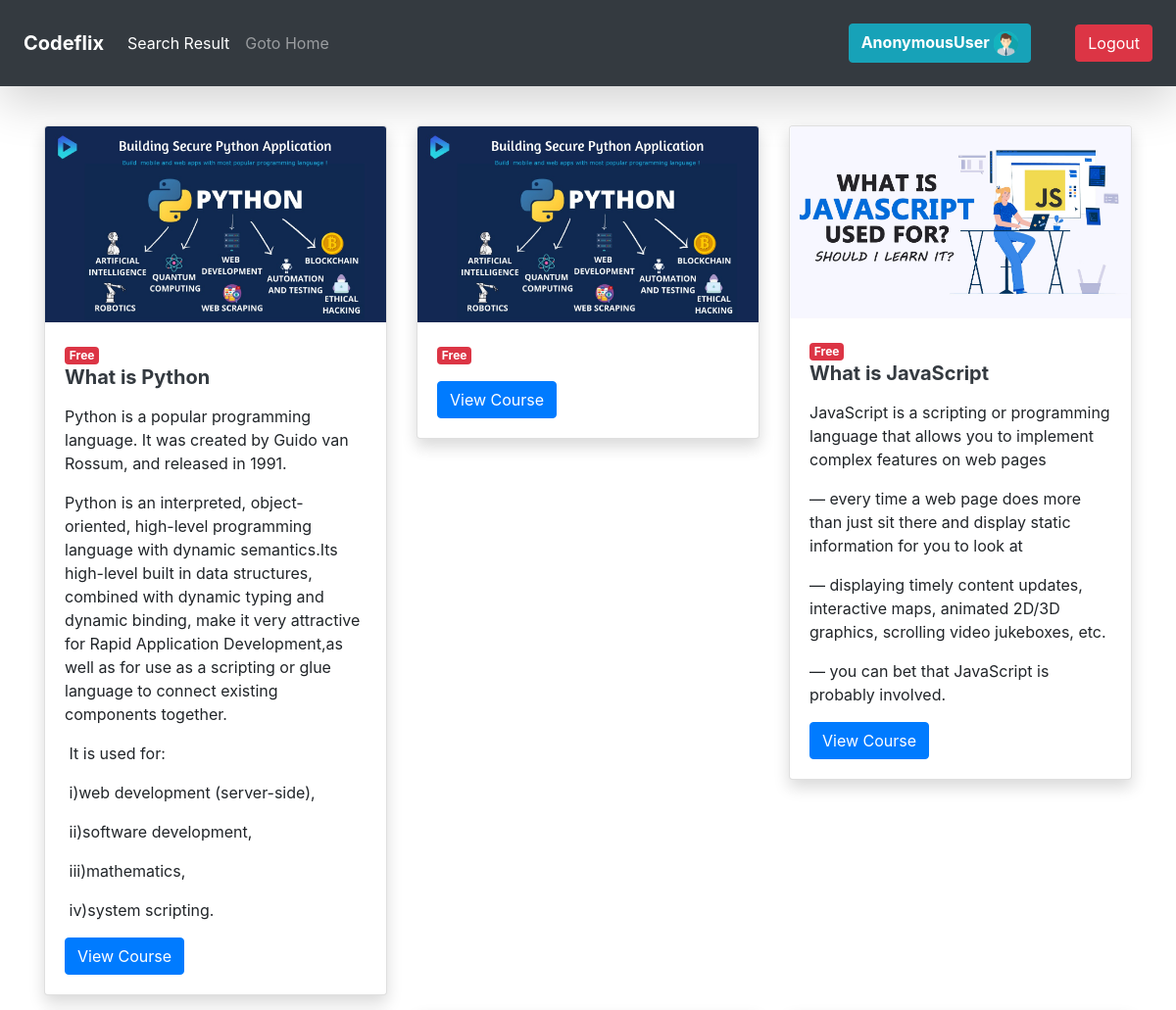
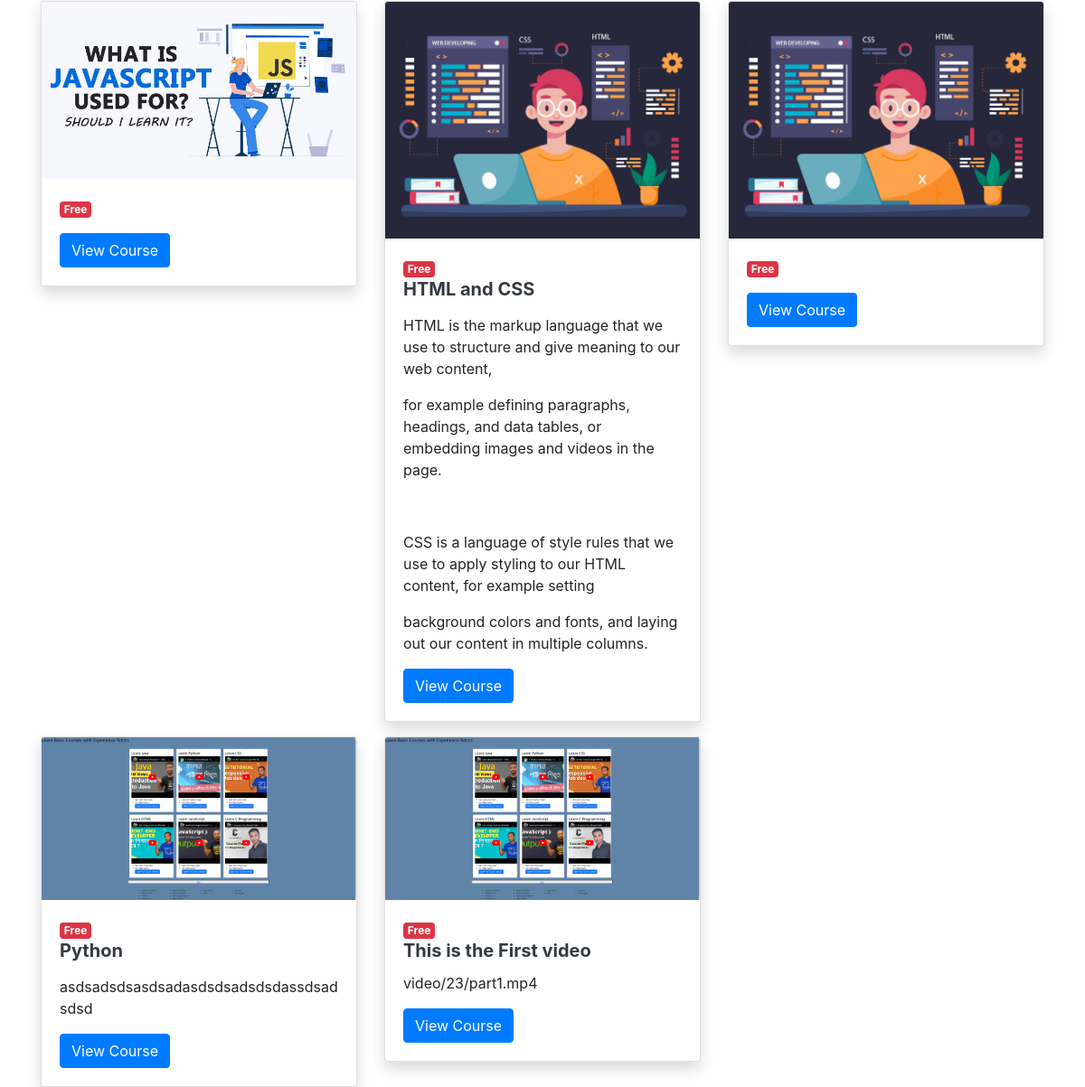
The app's page /Tutorial/ with its own data (2 pictures, top to bottom).
### Codeflix/models.py (models this page shows, shortened)
class Course(models.Model):
    title = models.CharField(max_length=100)
    course_description = RichTextField()
    is_premium = models.BooleanField(default=False)
    course_image = models.ImageField(upload_to="course")
    slug = models.SlugField(blank=True)
    caption = models.CharField(max_length=100)
    video = models.FileField(upload_to="video/%y")
    def __str__(self):
        return self.title

### Codeflix/views.py (the view)
# urls.py: path('Tutorial/',views.Tutorial,name='Tutorial'),
def Tutorial(request):
    course = Course.objects.all()
    context = {'course': course}
    print(context)
    return render(request, 'Tutorial.html' , context)

### Codeflix/templates/Tutorial.html
{% extends "base.html" %}
{% block start %}
    <div class="container mt-4">
        <div class="row">
            {% for c in course %}
            <div class="col-lg-4 mt-3">
                <div class="card shadow">
                    <img src="/media/{{c.course_image}}" class="card-img-top" alt="...">
                    <div class="card-body">
                        {% if c.is_premium %}
                        <span class="badge badge-success">Premium</span>
                        {% else %}
                        <span class="badge badge-danger">Free</span>
                        {% endif %}
                      <a href=""><h5 class="card-title text-dark"><b>{{c.title}}</b></h5></a>
                      <p class="card-text">{{c.course_description |safe}}</p>
                      <a href="" class="btn btn-primary">View Course</a>
                    </div>
                </div>
            </div>
            <div class="col-lg-4 mt-3">
                <div class="card shadow">
                    <img src="/media/{{c.course_image}}" class="card-img-top" alt="...">
                    <div class="card-body">
                        {% if c.is_premium %}
                        <span class="badge badge-success">Premium</span>
                        {% else %}
                        <span class="badge badge-danger">Free</span>
                        {% endif %}
                      <a href=""><h5 class="card-title text-dark"><b>{{c.caption}}</b></h5></a>
                      <p class="card-text">{{c.video |safe}}</p>
                      <a href="" class="btn btn-primary">View Course</a>
                    </div>
                </div>
            </div>
            {% endfor %}
        </div>
    </div>
{% endblock %}

### Codeflix/templates/base.html (shortened to what this page needs)
{% load static %}
<!DOCTYPE html>
<html lang="en">
<head>
    <link rel="stylesheet" href="https://stackpath.bootstrapcdn.com/bootstrap/4.4.1/css/bootstrap.min.css">
</head>
<body>
    <nav class="navbar navbar-expand-lg navbar-dark bg-dark shadow-lg p-4">
        <a class="navbar-brand" href="/"><b>Code<span>flix</span></b></a>
        <div class="collapse navbar-collapse" id="navbarColor01">
          <ul class="navbar-nav mr-auto">
            <li class="nav-item active">
              <a class="nav-link" href="#">Search Result<span class="sr-only">(current)</span></a>
            </li>
            <li class="nav-item">
              <a class="nav-link" href="{% url 'home' %}">Goto Home</a>
            </li>
          </ul>
          <button class="btn btn-info" type="button" id="dropdownMenuButton1" data-bs-toggle="dropdown" aria-expanded="false">
            <b>{{request.user}}</b>
            <img src="{% static 'images/user.png' %}" alt="User" title="User" width="25px">
          </button>
            <a href="{% url 'logout' %}" class="btn btn-danger">Logout</a>
        </div>
      </nav>
    {% block start %}
    {% endblock %}
</body>
</html>

### records on screen
Course: course_image (picture), is_premium "Free", title "What is Python", course_description "Python is a popular programming language. It was created by Guido van Rossum, and released in 1991. Python is an interpreted, object-oriented, high-level programming language with dynamic semantics.Its high-level built in data structures, combined with dynamic typing and dynamic binding, make it very attractive for Rapid Application Development,as well as for use as a scripting or glue language to connect existing components together. It is used for: i)web development (server-side), ii)software development, iii)mathematics, iv)system scripting."
Course: course_image (picture), is_premium "Free", title "What is JavaScript", course_description "JavaScript is a scripting or programming language that allows you to implement complex features on web pages — every time a web page does more than just sit there and display static information for you to look at — displaying timely content updates, interactive maps, animated 2D/3D graphics, scrolling video jukeboxes, etc. — you can bet that JavaScript is probably involved."
Course: course_image (picture), is_premium "Free", title "HTML and CSS", course_description "HTML is the markup language that we use to structure and give meaning to our web content, for example defining paragraphs, headings, and data tables, or embedding images and videos in the page. CSS is a language of style rules that we use to apply styling to our HTML content, for example setting background colors and fonts, and laying out our content in multiple columns."
Course: course_image (picture), is_premium "Free", title "Python", course_description "asdsadsdsasdsadasdsdsadsdsdassdsadsdsd", caption "This is the First video", video "video/23/part1.mp4"

### other values on screen
{{ request.user }} "AnonymousUser"
